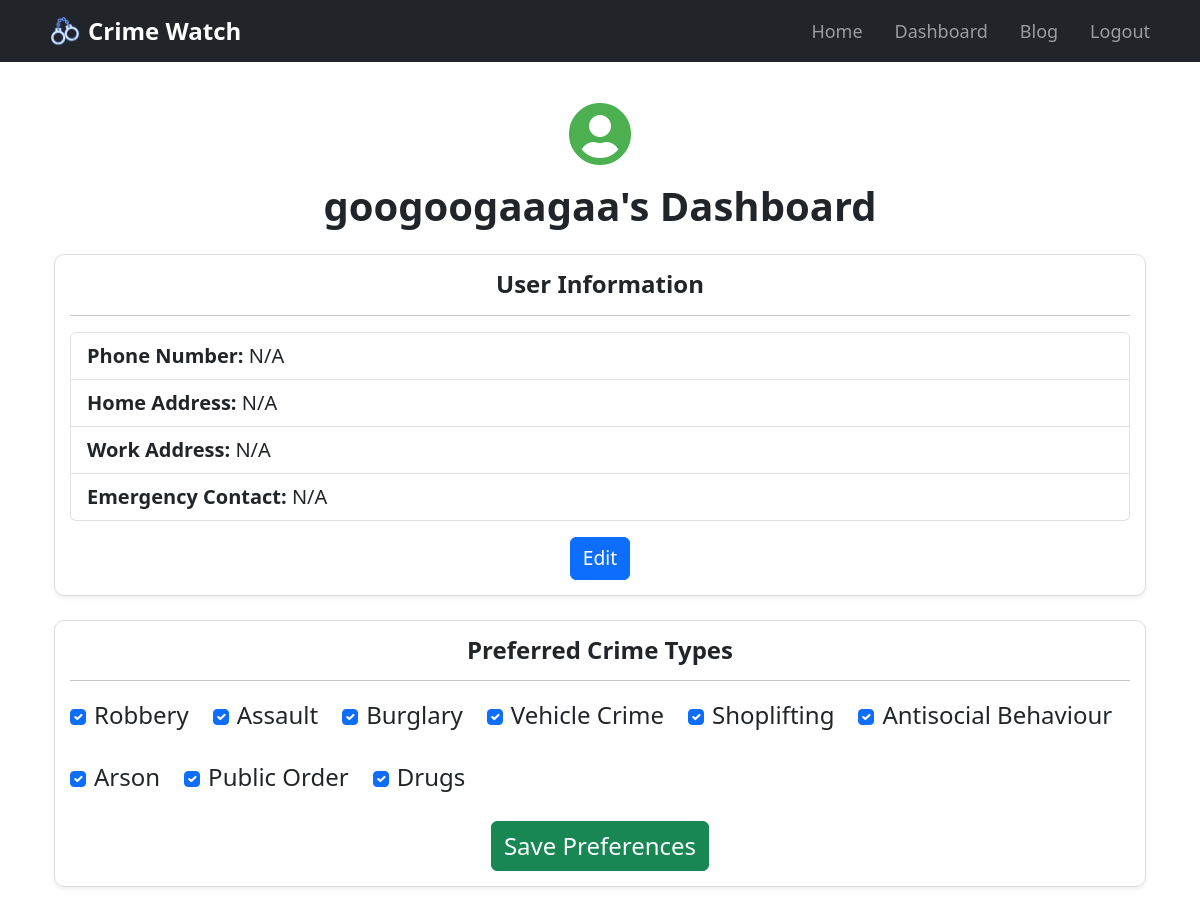
Page /dashboard (signed in) on the committed database.
### app/models.py (models this page shows, shortened)
class User(UserMixin, db.Model):
    id = db.Column(db.Integer, primary_key=True)
    username = db.Column(db.String(150), nullable=False, unique=True)
    email = db.Column(db.String(150), nullable=False, unique=True)
    password = db.Column(db.String(150), nullable=False)
    phone_number = db.Column(db.String(20))
    home_address = db.Column(db.String(255))
    work_address = db.Column(db.String(255))
    emergency_contact = db.Column(db.String(150))
    bookmarked_locations = db.Column(db.String(500))  # Can store multiple locations as a string
    notification_radius = db.Column(db.Float, default=1.0)  # Radius in km
    crime_preferences = db.Column(db.String(500), nullable=True, default="")  # Default value is an empty string
    blog_posts = db.relationship('BlogPost', backref='author', lazy=True)

### app/views.py (the view)
@views.route('/dashboard')
@login_required
def dashboard():
    crime_preferences = current_user.crime_preferences or ""  # Default to an empty string
    recommendations = get_safety_recommendations(current_user)
    return render_template(
        'dashboard.html',
        user=current_user,
        recommendations=recommendations,
    )

### app/views.py (called while the page is built, shortened)
def get_safety_recommendations(user):
    if not user.bookmarked_locations:
        return ["No bookmarked locations found. Please add a location to receive safety recommendations."]

### app/templates/dashboard.html (shortened to what this page needs)
{% extends "base.html" %}
{% block content %}
<div class="container py-3">
    <div class="text-center mb-4">
        <i class="fas fa-user-circle" style="font-size: 4rem; color: #4caf50;"></i>
        <h2 class="my-3" style="font-size: 2.5rem;">{{ user.username }}'s Dashboard</h2>
    </div>
    <div class="card shadow-sm mb-4">
        <div class="card-body">
            <h4 class="card-title text-center" style="font-size: 1.5rem;">User Information</h4>
            <hr>
            <ul class="list-group text-start" style="font-size: 1.25rem;">
                <li class="list-group-item"><strong>Phone Number:</strong> {{ user.phone_number or 'N/A' }}</li>
                <li class="list-group-item"><strong>Home Address:</strong> {{ user.home_address or 'N/A' }}</li>
                <li class="list-group-item"><strong>Work Address:</strong> {{ user.work_address or 'N/A' }}</li>
                <li class="list-group-item"><strong>Emergency Contact:</strong> {{ user.emergency_contact or 'N/A' }}</li>
            </ul>
            <div class="text-center mt-3">
                <button type="button" class="btn btn-primary" style="font-size: 1.2rem;" data-bs-toggle="modal" data-bs-target="#editModal">
                    Edit
                </button>
            </div>
        </div>
    </div>
    <div class="card shadow-sm">
        <div class="card-body">
            <h4 class="card-title text-center" style="font-size: 1.5rem;">Preferred Crime Types</h4>
            <hr>
            <form method="POST" action="{{ url_for('views.update_preferences') }}">
                {% set crime_types = [
                    "Robbery", "Assault", "Burglary", "Vehicle Crime", "Shoplifting",
                    "Antisocial Behaviour", "Arson", "Public Order", "Drugs"
                ] %}
                <div class="d-flex flex-wrap" style="font-size: 1.0rem; gap: 1.5rem;">
                    {% for crime in crime_types %}
                    <div class="form-check d-flex align-items-center">
                        <input class="form-check-input me-2" type="checkbox" name="crime_preferences" value="{{ crime }}" id="crime-{{ crime|lower|replace(' ', '-') }}"
                               {% if user.crime_preferences and crime in user.crime_preferences %}checked{% endif %}>
                        <label class="form-check-label" for="crime-{{ crime|lower|replace(' ', '-') }}" style="font-size: 1.5rem;">{{ crime }}</label>
                    </div>
                    {% endfor %}
                </div>
                <div class="text-center mt-4">
                    <button type="submit" class="btn btn-success" style="font-size: 1.5rem;">Save Preferences</button>
                </div>
            </form>
        </div>
    </div>
</div>
{% endblock %}

### app/static/styles.css (style rules this page uses)
body { font-size: 18px; }
h1, h2, h3, h4, h5, h6 { font-size: larger; font-weight: bold; }
button { font-size: 16px; }
label, input, select, textarea { font-size: 16px; }
.card { border: 1px solid #ddd; border-radius: 10px; }
.card-body { padding: 15px; }

### rows in the picture
User: username "googoogaagaa", phone_number "N/A", home_address "N/A", work_address "N/A", emergency_contact "N/A", crime_preferences "☑" "☑" "☑" "☑" "☑" "☑" "☑" "☑" "☑"

### other values in the picture
{{ crime }} "Robbery" "Assault" "Burglary" "Vehicle Crime" "Shoplifting" "Antisocial Behaviour" "Arson" "Public Order" "Drugs"
